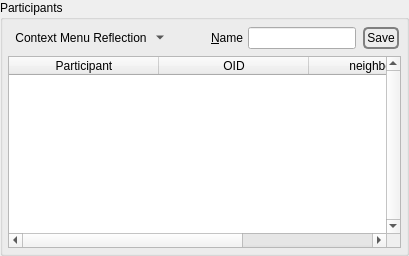
              <widget class="QGroupBox" name="groupBox_2">
               <property name="title">
                <string>Participants</string>
               </property>
               <layout class="QVBoxLayout" name="verticalLayout_32">
                <property name="spacing">
                 <number>5</number>
                </property>
                <property name="leftMargin">
                 <number>5</number>
                </property>
                <property name="topMargin">
                 <number>5</number>
                </property>
                <property name="rightMargin">
                 <number>5</number>
                </property>
                <property name="bottomMargin">
                 <number>5</number>
                </property>
                <item>
                 <layout class="QHBoxLayout" name="horizontalLayout_12">
                  <property name="spacing">
                   <number>5</number>
                  </property>
                  <item>
                   <widget class="QToolButton" name="urlActionMenu">
                    <property name="toolTip">
                     <string>Context Menu</string>
                    </property>
                    <property name="text">
                     <string>Context Menu Reflection</string>
                    </property>
                    <property name="icon">
                     <iconset resource="../Icons/icons.qrc">
                      <normaloff>:/generic/menu.png</normaloff>:/generic/menu.png</iconset>
                    </property>
                    <property name="popupMode">
                     <enum>QToolButton::MenuButtonPopup</enum>
                    </property>
                    <property name="autoRaise">
                     <bool>true</bool>
                    </property>
                   </widget>
                  </item>
                  <item>
                   <spacer name="horizontalSpacer_39">
                    <property name="orientation">
                     <enum>Qt::Horizontal</enum>
                    </property>
                    <property name="sizeHint" stdset="0">
                     <size>
                      <width>40</width>
                      <height>20</height>
                     </size>
                    </property>
                   </spacer>
                  </item>
                  <item>
                   <widget class="QLabel" name="label_22">
                    <property name="text">
                     <string>&amp;Name</string>
                    </property>
                    <property name="buddy">
                     <cstring>urlName</cstring>
                    </property>
                   </widget>
                  </item>
                  <item>
                   <widget class="QLineEdit" name="urlName"/>
                  </item>
                  <item>
                   <widget class="QPushButton" name="saveUrlName">
                    <property name="sizePolicy">
                     <sizepolicy hsizetype="MinimumExpanding" vsizetype="Fixed">
                      <horstretch>0</horstretch>
                      <verstretch>0</verstretch>
                     </sizepolicy>
                    </property>
                    <property name="styleSheet">
                     <string notr="true">QPushButton {
 border: 2px solid gray;
 background-color: qlineargradient(x1: 0, y1: 0, x2: 0, y2: 1,
                                   stop: 0 #E0E0E0, stop: 1 #FFFFFF);
 border-radius: 5px;
 margin: 2px;
 padding: 2px;
 }


QPushButton:hover { 
background-color: qlineargradient(x1: 0, y1: 0, x2: 0, y2: 1,
                                   stop: 0 rgb(254,229,172), stop: 1 #FFFFFF);
background-position: top center; } 

QPushButton:pressed {
     background-color: darkgray;
     border-style: inset;
 }</string>
                    </property>
                    <property name="text">
                     <string>Save</string>
                    </property>
                   </widget>
                  </item>
                 </layout>
                </item>
                <item>
                 <layout class="QHBoxLayout" name="horizontalLayout_4">
                  <property name="spacing">
                   <number>5</number>
                  </property>
                 </layout>
                </item>
                <item>
                 <widget class="QTableWidget" name="urlParticipants">
                  <property name="verticalScrollBarPolicy">
                   <enum>Qt::ScrollBarAlwaysOn</enum>
                  </property>
                  <property name="alternatingRowColors">
                   <bool>true</bool>
                  </property>
                  <property name="selectionBehavior">
                   <enum>QAbstractItemView::SelectRows</enum>
                  </property>
                  <property name="horizontalScrollMode">
                   <enum>QAbstractItemView::ScrollPerPixel</enum>
                  </property>
                  <property name="sortingEnabled">
                   <bool>true</bool>
                  </property>
                  <attribute name="horizontalHeaderDefaultSectionSize">
                   <number>150</number>
                  </attribute>
                  <attribute name="horizontalHeaderStretchLastSection">
                   <bool>true</bool>
                  </attribute>
                  <column>
                   <property name="text">
                    <string>Participant</string>
                   </property>
                  </column>
                  <column>
                   <property name="text">
                    <string>OID</string>
                   </property>
                  </column>
                  <column>
                   <property name="text">
                    <string>neighbor_oid</string>
                   </property>
                  </column>
                  <column>
                   <property name="text">
                    <string>public_key_hash</string>
                   </property>
                  </column>
                 </widget>
                </item>
               </layout>
              </widget>
